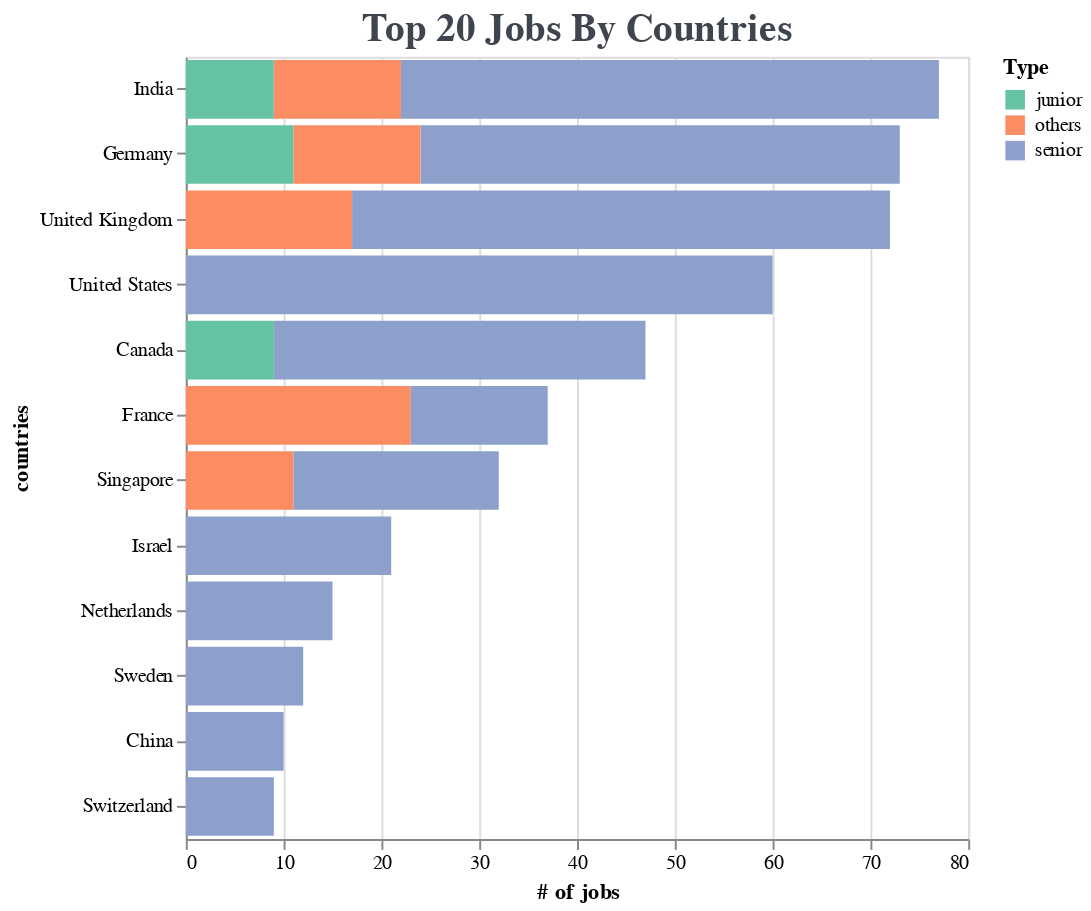

This figure's notebook cell:
### Code cell
v_height=400
v_width=400
title_str=" Top %d Jobs By Countries" %(top_n)
alt.Chart(df_country.head(top_n)).mark_bar().encode(
    x=alt.X('# of jobs:Q', title='# of jobs'),
    y=alt.Y('country:O',sort='-x',title='countries'),
    color=alt.Color('type', scale=alt.Scale(scheme='set2'),title='Type'),
).properties(height=v_height, width=v_width,
        title = alt.TitleParams(text = title_str,
                                            align='center',
                                            font = 'Ubuntu Mono', 
                                            fontSize = 20, 
                                            color = '#3E454F'
                                            )
    )

### Figure 1 — Vega-Lite specification as saved in the notebook (floating-point values rounded to 4 significant figures)
{"config": {"view": {"continuousWidth": 400, "continuousHeight": 300}}, "data": {"name": "data-b14e401690e69ce209e9ac8092a4df2c"}, "mark": "bar", "encoding": {"color": {"type": "nominal", "field": "type", "scale": {"scheme": "set2"}, "title": "Type"}, "x": {"type": "quantitative", "field": "# of jobs", "title": "# of jobs"}, "y": {"type": "ordinal", "field": "country", "sort": "-x", "title": "countries"}}, "height": 400, "title": {"text": " Top 20 Jobs By Countries", "align": "center", "color": "#3E454F", "font": "Ubuntu Mono", "fontSize": 20}, "width": 400, "$schema": "https://vega.github.io/schema/vega-lite/v4.8.1.json", "datasets": {"data-b14e401690e69ce209e9ac8092a4df2c": [{"country": "United States", "type": "senior", "# of jobs": 60}, {"country": "India", "type": "senior", "# of jobs": 55}, {"country": "United Kingdom", "type": "senior", "# of jobs": 55}, {"country": "Germany", "type": "senior", "# of jobs": 49}, {"country": "Canada", "type": "senior", "# of jobs": 38}, {"country": "France", "type": "others", "# of jobs": 23}, {"country": "Israel", "type": "senior", "# of jobs": 21}, {"country": "Singapore", "type": "senior", "# of jobs": 21}, {"country": "United Kingdom", "type": "others", "# of jobs": 17}, {"country": "Netherlands", "type": "senior", "# of jobs": 15}, {"country": "France", "type": "senior", "# of jobs": 14}, {"country": "Germany", "type": "others", "# of jobs": 13}, {"country": "India", "type": "others", "# of jobs": 13}, {"country": "Sweden", "type": "senior", "# of jobs": 12}, {"country": "Germany", "type": "junior", "# of jobs": 11}, {"country": "Singapore", "type": "others", "# of jobs": 11}, {"country": "China", "type": "senior", "# of jobs": 10}, {"country": "Canada", "type": "junior", "# of jobs": 9}, {"country": "India", "type": "junior", "# of jobs": 9}, {"country": "Switzerland", "type": "senior", "# of jobs": 9}]}}
